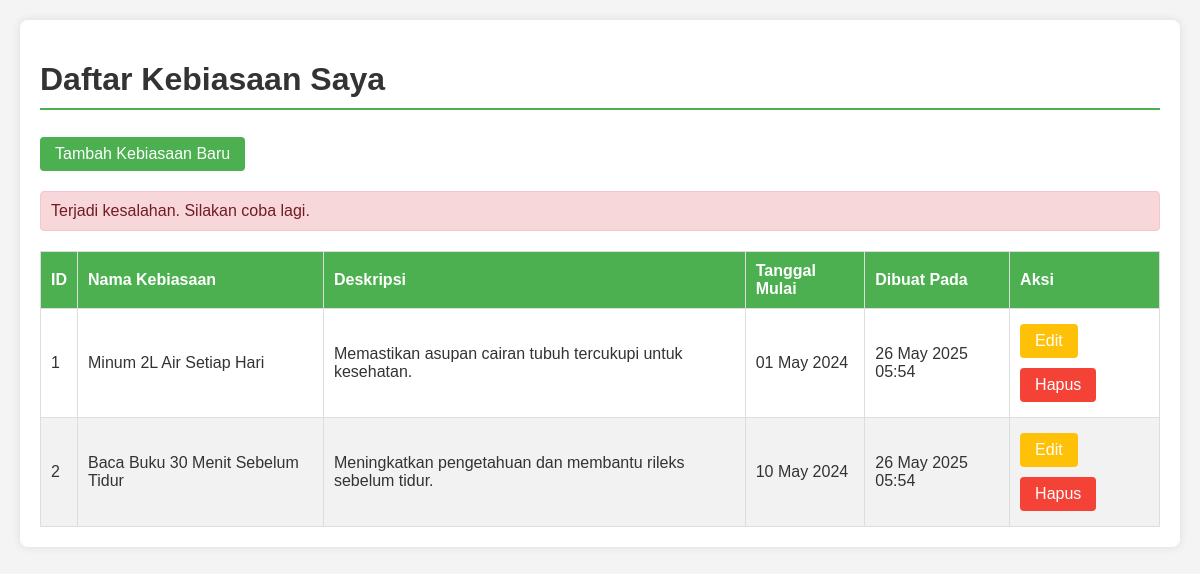
The page /app/index.php?status=gagal on the database its author committed.
### tables this page shows
CREATE TABLE IF NOT EXISTS kebiasaan (
    id INT AUTO_INCREMENT PRIMARY KEY,
    nama_kebiasaan VARCHAR(255) NOT NULL,
    deskripsi TEXT,
    tanggal_mulai DATE,
    created_at TIMESTAMP DEFAULT CURRENT_TIMESTAMP
);

### app/index.php (the view, shortened to what this page needs)
<?php
require_once 'db.php';
$sql = "SELECT id, nama_kebiasaan, deskripsi, DATE_FORMAT(tanggal_mulai, '%d %M %Y') AS tanggal_mulai_formatted, DATE_FORMAT(created_at, '%d %M %Y %H:%i') AS created_at_formatted FROM kebiasaan ORDER BY created_at DESC";
$result = $conn->query($sql);
?>
<!DOCTYPE html>
<html lang="id">
<head>
</head>
<body>
    <div class="container">
        <h1>Daftar Kebiasaan Saya</h1>
        <a href="create.php" class="btn btn-add">Tambah Kebiasaan Baru</a>
        <?php
        if (isset($_GET['status'])) {
            if ($_GET['status'] == 'sukses_tambah') {
                echo '<div class="message success">Kebiasaan baru berhasil ditambahkan!</div>';
            } elseif ($_GET['status'] == 'sukses_edit') {
                echo '<div class="message success">Kebiasaan berhasil diperbarui!</div>';
            } elseif ($_GET['status'] == 'sukses_hapus') {
                echo '<div class="message success">Kebiasaan berhasil dihapus!</div>';
            } elseif ($_GET['status'] == 'gagal') {
                echo '<div class="message error">Terjadi kesalahan. Silakan coba lagi.</div>';
            }
        }
        ?>
        <?php if ($result && $result->num_rows > 0): ?>
            <table>
                <thead>
                    <tr>
                        <th>ID</th>
                        <th>Nama Kebiasaan</th>
                        <th>Deskripsi</th>
                        <th>Tanggal Mulai</th>
                        <th>Dibuat Pada</th>
                        <th>Aksi</th>
                    </tr>
                </thead>
                <tbody>
                    <?php while($row = $result->fetch_assoc()): ?>
                        <tr>
                            <td><?php echo htmlspecialchars($row['id']); ?></td>
                            <td><?php echo htmlspecialchars($row['nama_kebiasaan']); ?></td>
                            <td><?php echo nl2br(htmlspecialchars($row['deskripsi'])); ?></td>
                            <td><?php echo htmlspecialchars($row['tanggal_mulai_formatted']); ?></td>
                            <td><?php echo htmlspecialchars($row['created_at_formatted']); ?></td>
                            <td>
                                <a href="edit.php?id=<?php echo $row['id']; ?>" class="btn btn-edit">Edit</a>
                                <a href="delete.php?id=<?php echo $row['id']; ?>" class="btn btn-delete" onclick="return confirm('Apakah Anda yakin ingin menghapus kebiasaan ini?');">Hapus</a>
                            </td>
                        </tr>
                    <?php endwhile; ?>
                </tbody>
            </table>
        <?php else: ?>
            <p>Belum ada kebiasaan yang dilacak. Silakan tambahkan kebiasaan baru.</p>
        <?php endif; ?>
    </div>
</body>
</html>

### app/index.php (style rules this page uses)
body { font-family: Arial, sans-serif; margin: 20px; background-color: #f4f4f4; color: #333; }
.container { background-color: #fff; padding: 20px; border-radius: 8px; box-shadow: 0 0 10px rgba(0,0,0,0.1); }
h1 { color: #333; border-bottom: 2px solid #4CAF50; padding-bottom: 10px; }
table { width: 100%; border-collapse: collapse; margin-top: 20px; }
th, td { border: 1px solid #ddd; padding: 10px; text-align: left; }
th { background-color: #4CAF50; color: white; }
tr:nth-child(even) { background-color: #f2f2f2; }
a { color: #4CAF50; text-decoration: none; }
.btn { display: inline-block; padding: 8px 15px; margin: 5px 0; border: none; border-radius: 4px; background-color: #4CAF50; color: white; cursor: pointer; text-align: center; }
.btn-edit { background-color: #ffc107; }
.btn-delete { background-color: #f44336; }
.btn-add { margin-bottom: 20px; }
.message { padding: 10px; margin-bottom: 15px; border-radius: 4px; }
.error { background-color: #f8d7da; color: #721c24; border: 1px solid #f5c6cb; }

### rows shown on the page
kebiasaan: id "1", nama_kebiasaan "Minum 2L Air Setiap Hari", deskripsi "Memastikan asupan cairan tubuh tercukupi untuk kesehatan.", tanggal_mulai_formatted "01 May 2024", created_at_formatted "26 May 2025 05:54"
kebiasaan: id "2", nama_kebiasaan "Baca Buku 30 Menit Sebelum Tidur", deskripsi "Meningkatkan pengetahuan dan membantu rileks sebelum tidur.", tanggal_mulai_formatted "10 May 2024", created_at_formatted "26 May 2025 05:54"
